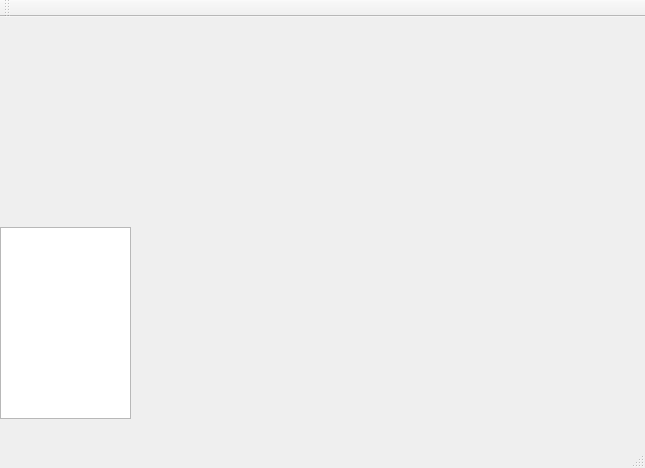
<?xml version="1.0" encoding="UTF-8"?>
<ui version="4.0">
 <class>MainWindow</class>
 <widget class="QMainWindow" name="MainWindow">
  <property name="geometry">
   <rect>
    <x>0</x>
    <y>0</y>
    <width>645</width>
    <height>468</height>
   </rect>
  </property>
  <property name="windowTitle">
   <string>MainWindow</string>
  </property>
  <widget class="QWidget" name="centralWidget">
   <widget class="MyQPlainTextEdit" name="plainTextEdit">
    <property name="geometry">
     <rect>
      <x>0</x>
      <y>210</y>
      <width>131</width>
      <height>192</height>
     </rect>
    </property>
   </widget>
  </widget>
  <widget class="QToolBar" name="mainToolBar">
   <attribute name="toolBarArea">
    <enum>TopToolBarArea</enum>
   </attribute>
   <attribute name="toolBarBreak">
    <bool>false</bool>
   </attribute>
  </widget>
  <widget class="QStatusBar" name="statusBar"/>
  <widget class="QMenuBar" name="menuBar">
   <property name="geometry">
    <rect>
     <x>0</x>
     <y>0</y>
     <width>645</width>
     <height>22</height>
    </rect>
   </property>
  </widget>
 </widget>
 <layoutdefault spacing="6" margin="11"/>
 <customwidgets>
  <customwidget>
   <class>MyQPlainTextEdit</class>
   <extends>QPlainTextEdit</extends>
   <header location="global">myqplaintextedit.h</header>
  </customwidget>
 </customwidgets>
 <resources/>
 <connections/>
</ui>
